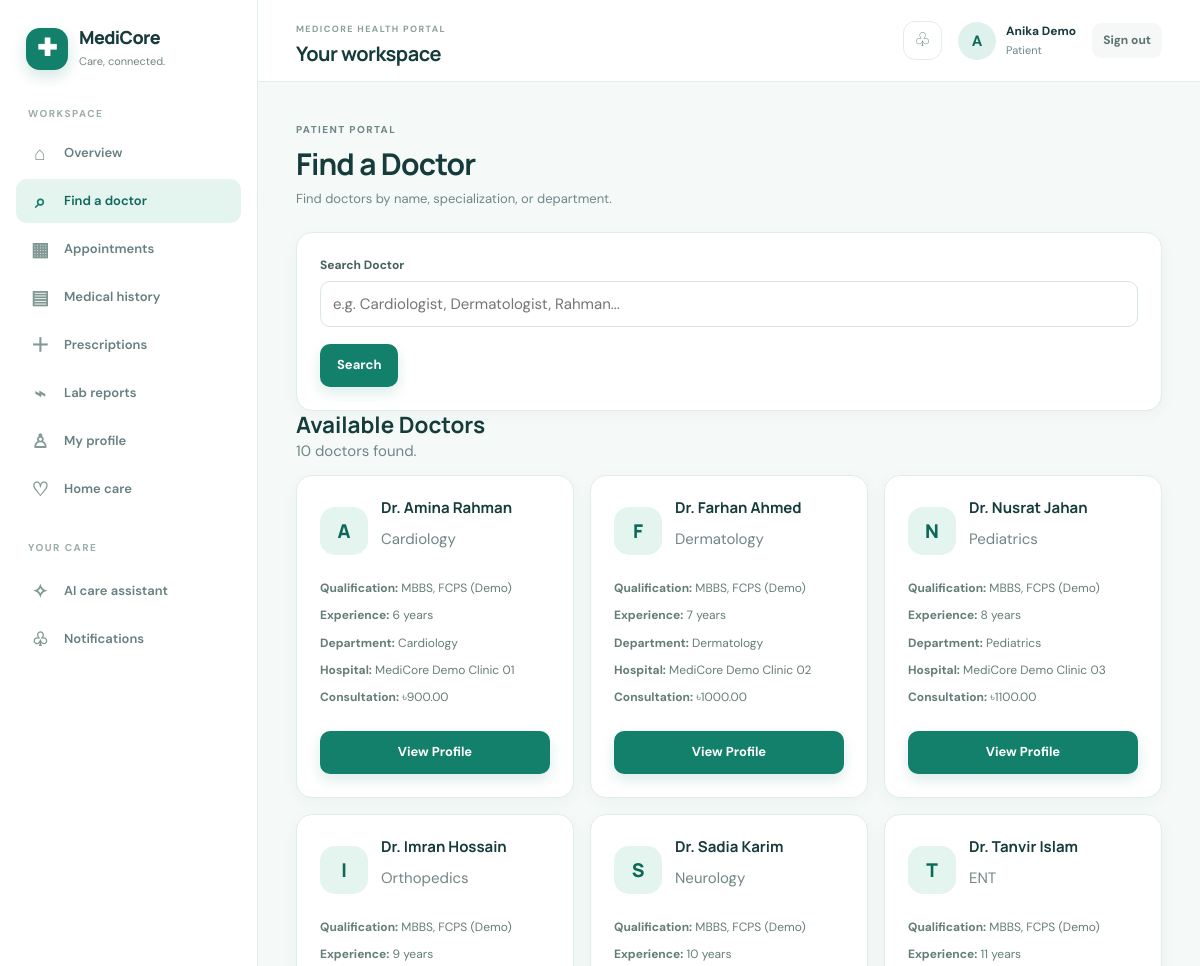
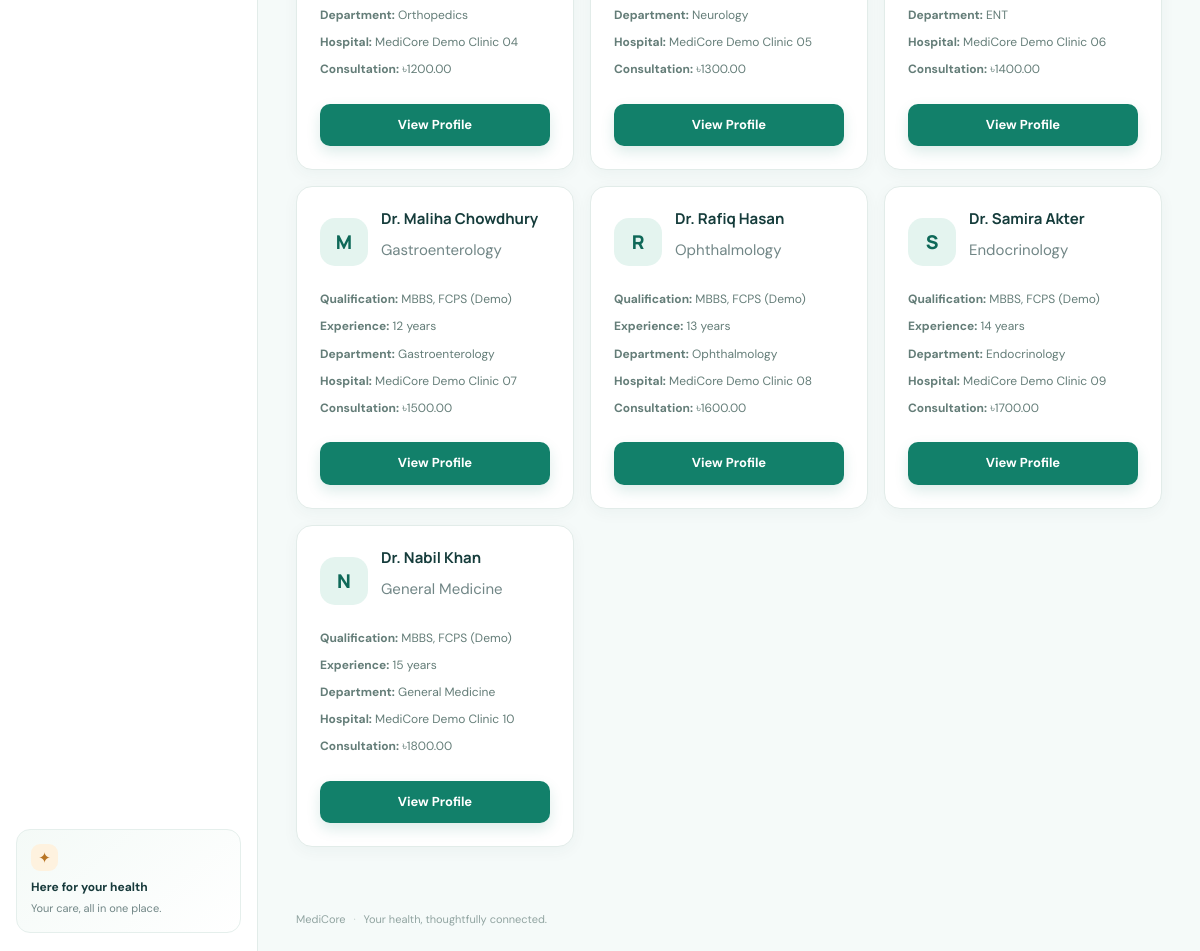
Page /patients/doctors/ (signed in) on the committed database (2 pictures, top to bottom).
### apps/accounts/models.py (models this page shows, shortened)
class User(AbstractUser):
    role = models.CharField(
        max_length=20,
        choices=Role.choices,
        default=Role.PATIENT,
    )
    public_id = models.CharField(
        max_length=20,
        unique=True,
        blank=True,
    )
    is_verified = models.BooleanField(default=False)

### apps/doctors/models.py (models this page shows, shortened)
class DoctorProfile(models.Model):
    user = models.OneToOneField(
        settings.AUTH_USER_MODEL,
        on_delete=models.CASCADE,
        related_name="doctor_profile",
    )
    specialization = models.CharField(
        max_length=100,
        blank=True,
    )
    qualification = models.CharField(
        max_length=255,
        blank=True,
    )
    experience_years = models.PositiveIntegerField(
        default=0,
    )
    license_number = models.CharField(
        max_length=100,
        blank=True,
    )
    phone = models.CharField(
        max_length=20,
        blank=True,
    )
    bio = models.TextField(
        blank=True,
    )
    consultation_fee = models.DecimalField(
        max_digits=10,
        decimal_places=2,
        default=0,
    )
    hospital = models.ForeignKey(
        Hospital,
        on_delete=models.SET_NULL,
        null=True,
        blank=True,
        related_name="doctors",
    )
    department = models.ForeignKey(
        Department,
        on_delete=models.SET_NULL,
        null=True,
        blank=True,
        related_name="doctors",
    )

### apps/hospitals/models.py (models this page shows, shortened)
class Department(models.Model):
    hospital = models.ForeignKey(
        Hospital,
        on_delete=models.CASCADE,
        related_name="departments",
    )
    name = models.CharField(
        max_length=100,
    )
    code = models.CharField(
        max_length=20,
    )
    description = models.TextField(
        blank=True,
    )
    is_active = models.BooleanField(
        default=True,
    )
    created_at = models.DateTimeField(
        auto_now_add=True,
    )

class Hospital(models.Model):
    name = models.CharField(
        max_length=200
    )
    code = models.CharField(
        max_length=20,
        unique=True,
    )
    address = models.TextField()
    phone = models.CharField(
        max_length=20,
        blank=True,
    )
    email = models.EmailField(
        blank=True,
    )
    website = models.URLField(
        blank=True,
    )
    description = models.TextField(
        blank=True,
    )
    is_active = models.BooleanField(
        default=True,
    )
    created_at = models.DateTimeField(
        auto_now_add=True,
    )
    updated_at = models.DateTimeField(
        auto_now=True,
    )

### apps/patients/views.py (the view, shortened to what this page needs)
@login_required
@role_required("PATIENT")
def find_doctors(request):
    query = request.GET.get("q", "").strip()
    doctors = DoctorProfile.objects.select_related(
        "user",
        "hospital",
        "department",
    ).all()
    return render(
        request,
        "patients/find_doctors.html",
        {
            "doctors": doctors,
            "query": query,
        },
    )

### templates/patients/find_doctors.html (shortened to what this page needs)
{% extends "base.html" %}
{% block content %}
<div class="page-header">
    <div>
        <p class="eyebrow">Patient Portal</p>
        <h1>Find a Doctor</h1>
        <p class="text-muted">
            Find doctors by name, specialization, or department.
        </p>
    </div>
</div>
<div class="card">
    <form method="get">
        <div class="form-group">
            <label for="doctor-search">
                Search Doctor
            </label>
            <input
                id="doctor-search"
                type="text"
                name="q"
                value="{{ query }}"
                placeholder="e.g. Cardiologist, Dermatologist, Rahman..."
            >
        </div>
        <button
            type="submit"
            class="btn btn-primary"
        >
            Search
        </button>
    </form>
</div>
<div class="page-section">
    <div class="section-header">
        <div>
            <h2>Available Doctors</h2>
            <p class="text-muted">
                {{ doctors|length }} doctor{{ doctors|length|pluralize }} found.
            </p>
        </div>
    </div>
    {% if doctors %}
        <div class="doctor-grid">
            {% for doctor in doctors %}
                <div class="card doctor-card">
                    <div class="doctor-card-header">
                        <div class="doctor-avatar">
                            {{ doctor.user.first_name|first|upper }}
                        </div>
                        <div>
                            <h3>
                                Dr. {{ doctor.user.get_full_name }}
                            </h3>
                            <p class="text-muted">
                                {{ doctor.specialization|default:"General Physician" }}
                            </p>
                        </div>
                    </div>
                    <div class="doctor-card-body">
                        {% if doctor.qualification %}
                            <p>
                                <strong>Qualification:</strong>
                                {{ doctor.qualification }}
                            </p>
                        {% endif %}
                        <p>
                            <strong>Experience:</strong>
                            {{ doctor.experience_years }} years
                        </p>
                        {% if doctor.department %}
                            <p>
                                <strong>Department:</strong>
                                {{ doctor.department.name }}
                            </p>
                        {% endif %}
                        {% if doctor.hospital %}
                            <p>
                                <strong>Hospital:</strong>
                                {{ doctor.hospital.name }}
                            </p>
                        {% endif %}
                        <p>
                            <strong>Consultation:</strong>
                            ৳{{ doctor.consultation_fee }}
                        </p>
                    </div>
                    <div class="doctor-card-footer">
                        <a
                            href="{% url 'patients:doctor_detail' doctor.id %}"
                            class="btn btn-primary"
                        >
                            View Profile
                        </a>
                    </div>
                </div>
            {% endfor %}
        </div>
    {% endif %}
</div>
{% endblock %}

### templates/base.html (shortened to what this page needs)
{% load static %}
<!doctype html>
<html lang="en">
  <head>
    <link rel="stylesheet" href="{% static 'css/base.css' %}" />
    <link rel="stylesheet" href="{% static 'css/components.css' %}" />
    <link rel="stylesheet" href="{% static 'css/pages.css' %}" />
  </head>
  <body>
    {% if request.user.is_authenticated %}
    <div class="app-shell">
      <aside class="sidebar" id="app-sidebar" aria-label="Main navigation">
        <a class="brand" href="{% url 'home' %}">
          <span class="brand-icon" aria-hidden="true">✚</span>
          <span class="brand-copy"><strong>MediCore</strong><small>Care, connected.</small></span>
        </a>
        <div class="nav-caption">WORKSPACE</div>
        <nav class="sidebar-nav">
          {% if request.user.role == 'PATIENT' %}
            <a href="{% url 'patients:dashboard' %}" class="nav-item{% if request.resolver_match.url_name == 'dashboard' and request.resolver_match.namespace == 'patients' %} active{% endif %}"><span class="nav-icon">⌂</span>Overview</a>
            <a href="{% url 'patients:find_doctors' %}" class="nav-item{% if request.resolver_match.url_name == 'find_doctors' %} active{% endif %}"><span class="nav-icon">⌕</span>Find a doctor</a>
            <a href="{% url 'patients:appointments' %}" class="nav-item{% if request.resolver_match.url_name == 'appointments' %} active{% endif %}"><span class="nav-icon">▦</span>Appointments</a>
            <a href="{% url 'patients:medical_history' %}" class="nav-item{% if request.resolver_match.url_name == 'medical_history' %} active{% endif %}"><span class="nav-icon">▤</span>Medical history</a>
            <a href="{% url 'patients:prescriptions' %}" class="nav-item{% if request.resolver_match.url_name == 'prescriptions' %} active{% endif %}"><span class="nav-icon">＋</span>Prescriptions</a>
            <a href="{% url 'patients:lab_reports' %}" class="nav-item{% if request.resolver_match.url_name == 'lab_reports' %} active{% endif %}"><span class="nav-icon">⌁</span>Lab reports</a>
            <a href="{% url 'patients:profile' %}" class="nav-item{% if request.resolver_match.url_name == 'profile' and request.resolver_match.namespace == 'patients' %} active{% endif %}"><span class="nav-icon">♙</span>My profile</a>
            <a href="{% url 'nurses:my_home_care_requests' %}" class="nav-item"><span class="nav-icon">♡</span>Home care</a>
          {% elif request.user.role == 'LAB' %}
            <a href="{% url 'medical_records:lab_orders' %}" class="nav-item active"><span class="nav-icon">⌁</span>Lab orders</a>
          {% elif request.user.role == 'PHARMACIST' %}
            <a href="{% url 'pharmacy:prescriptions' %}" class="nav-item active"><span class="nav-icon">＋</span>Prescriptions</a>
          {% elif request.user.role == 'RECEPTIONIST' %}
            <a href="{% url 'billing:bills' %}" class="nav-item active"><span class="nav-icon">▤</span>Billing</a>
          {% elif request.user.is_superuser or request.user.role == 'ADMIN' %}
            <a href="{% url 'admin:index' %}" class="nav-item"><span class="nav-icon">⚙</span>Administration</a>
          {% endif %}
          <div class="nav-caption nav-caption-spaced">YOUR CARE</div>
          <a href="{% url 'chatbot:page' %}" class="nav-item{% if request.resolver_match.namespace == 'chatbot' %} active{% endif %}"><span class="nav-icon">✧</span>AI care assistant</a>
          <a href="{% url 'notifications:list' %}" class="nav-item{% if request.resolver_match.namespace == 'notifications' %} active{% endif %}"><span class="nav-icon">♧</span>Notifications</a>
        </nav>
        <div class="sidebar-footer">
          <div class="sidebar-help-mark">✦</div>
          <strong>Here for your health</strong>
          <span>Your care, all in one place.</span>
        </div>
      </aside>
      <main class="main-content">
        <header class="topbar">
          <div class="topbar-title-wrap">
            <div><span class="page-label">MEDICORE HEALTH PORTAL</span><h1>{% block page_heading %}Your workspace{% endblock %}</h1></div>
          </div>
          <div class="topbar-actions">
            <a class="icon-button notification-link" href="{% url 'notifications:list' %}" aria-label="Notifications">♧</a>
            <div class="user-mini">
              <div class="avatar">{{ request.user.first_name|default:request.user.username|slice:':1'|upper }}</div>
              <div class="user-details"><strong>{{ request.user.get_full_name|default:request.user.username }}</strong><span>{{ request.user.get_role_display }}</span></div>
            </div>
            <form method="post" action="{% url 'logout' %}" class="logout-form">{% csrf_token %}<button type="submit" class="logout-button">Sign out</button></form>
          </div>
        </header>
    {% endif %}
    {% if request.user.is_authenticated %}<section class="page-content">{% else %}<main class="public-content">{% endif %}
      {% block content %}{% endblock %}
    {% if request.user.is_authenticated %}</section>{% else %}</main>{% endif %}
    {% if request.user.is_authenticated %}
      <footer class="site-footer">MediCore <span>·</span> Your health, thoughtfully connected.</footer>
    </main>
    </div>
    {% else %}
      <footer class="site-footer">MediCore <span>·</span> Your health, thoughtfully connected.</footer>
    </div>
    {% endif %}
  </body>
</html>

### static/css/components.css (style rules this page uses)
.card, .dashboard-card, .content-card { padding: 23px; border: 1px solid var(--border); border-radius: var(--radius-md); background: var(--surface); box-shadow: var(--shadow-sm); }
.btn { display: inline-flex; min-height: 42px; align-items: center; justify-content: center; gap: 8px; padding: 10px 16px; border: 1px solid transparent; border-radius: 10px; font-size: 13px; font-weight: 700; transition: transform .16s ease, background .16s ease, box-shadow .16s ease; }
.btn-primary { background: var(--primary); box-shadow: 0 6px 14px rgba(18,128,106,.15); color: #fff; }
.form-group { margin-bottom: 17px; }
.form-label, label { display: block; margin-bottom: 6px; color: #45625e; font-size: 12px; font-weight: 700; }
input, select, textarea { max-width: 100%; border: 1px solid #d9e6e2; border-radius: 10px; background: #fff; color: var(--text); }
input:not([type="checkbox"]):not([type="radio"]):not([type="submit"]), select, textarea { width: 100%; min-height: 42px; padding: 10px 12px; }
.page-header { display: flex; align-items: flex-end; justify-content: space-between; gap: 18px; margin-bottom: 23px; }
.page-header h1 { font-size: clamp(22px, 3vw, 30px); letter-spacing: -.8px; }
.page-header p { margin: 6px 0 0; color: var(--muted); font-size: 13px; }
.eyebrow { margin-bottom: 7px !important; color: var(--primary); font-size: 10px !important; font-weight: 800; letter-spacing: 1.4px; text-transform: uppercase; }
.text-muted { color: var(--muted); }
.doctor-grid { display: grid; grid-template-columns: repeat(auto-fit, minmax(260px, 1fr)); gap: 16px; }
.doctor-card { display: flex; height: 100%; flex-direction: column; }
.doctor-card-header { display: flex; align-items: center; gap: 13px; }
.doctor-avatar { display: grid; width: 48px; height: 48px; flex: 0 0 48px; place-items: center; border-radius: 15px; background: var(--primary-soft); color: var(--primary-dark); font: 800 19px Manrope, sans-serif; }
.doctor-card-body { flex: 1; margin-top: 16px; }
.doctor-card-body p { margin-bottom: 8px; color: #647d78; font-size: 12px; }
.doctor-card-footer { margin-top: 16px; }
.doctor-card-footer .btn { width: 100%; }
.dashboard-card h3, .card h3 { margin-bottom: 9px; font-size: 15px; }

### rows in the picture
User: user.first_name "A", user.get_full_name "Anika Demo", user.role "Patient"
DoctorProfile: user.first_name|first "A", user.get_full_name "Amina Rahman", specialization "Cardiology", qualification "MBBS, FCPS (Demo)", experience_years "6", department.name "Cardiology", hospital.name "MediCore Demo Clinic 01", consultation_fee "900.00"
DoctorProfile: user.first_name|first "F", user.get_full_name "Farhan Ahmed", specialization "Dermatology", qualification "MBBS, FCPS (Demo)", experience_years "7", department.name "Dermatology", hospital.name "MediCore Demo Clinic 02", consultation_fee "1000.00"
DoctorProfile: user.first_name|first "N", user.get_full_name "Nusrat Jahan", specialization "Pediatrics", qualification "MBBS, FCPS (Demo)", experience_years "8", department.name "Pediatrics", hospital.name "MediCore Demo Clinic 03", consultation_fee "1100.00"
DoctorProfile: user.first_name|first "I", user.get_full_name "Imran Hossain", specialization "Orthopedics", qualification "MBBS, FCPS (Demo)", experience_years "9", department.name "Orthopedics", hospital.name "MediCore Demo Clinic 04", consultation_fee "1200.00"
DoctorProfile: user.first_name|first "S", user.get_full_name "Sadia Karim", specialization "Neurology", qualification "MBBS, FCPS (Demo)", experience_years "10", department.name "Neurology", hospital.name "MediCore Demo Clinic 05", consultation_fee "1300.00"
DoctorProfile: user.first_name|first "T", user.get_full_name "Tanvir Islam", specialization "ENT", qualification "MBBS, FCPS (Demo)", experience_years "11", department.name "ENT", hospital.name "MediCore Demo Clinic 06", consultation_fee "1400.00"
DoctorProfile: user.first_name|first "M", user.get_full_name "Maliha Chowdhury", specialization "Gastroenterology", qualification "MBBS, FCPS (Demo)", experience_years "12", department.name "Gastroenterology", hospital.name "MediCore Demo Clinic 07", consultation_fee "1500.00"
DoctorProfile: user.first_name|first "R", user.get_full_name "Rafiq Hasan", specialization "Ophthalmology", qualification "MBBS, FCPS (Demo)", experience_years "13", department.name "Ophthalmology", hospital.name "MediCore Demo Clinic 08", consultation_fee "1600.00"
DoctorProfile: user.first_name|first "S", user.get_full_name "Samira Akter", specialization "Endocrinology", qualification "MBBS, FCPS (Demo)", experience_years "14", department.name "Endocrinology", hospital.name "MediCore Demo Clinic 09", consultation_fee "1700.00"
DoctorProfile: user.first_name|first "N", user.get_full_name "Nabil Khan", specialization "General Medicine", qualification "MBBS, FCPS (Demo)", experience_years "15", department.name "General Medicine", hospital.name "MediCore Demo Clinic 10", consultation_fee "1800.00"

### other values in the picture
{{ doctors|length }} "10"
